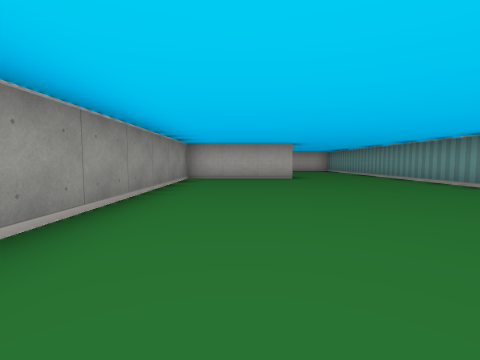
[1] (above)

15 first-person views from a walk through a cub3D maze. The camera is about half as high as the walls, tilts 4° down and sees 85° across. The floor is counted in squares. Each view is taken from the middle of a square. On the plan, view 1 faces up. The plan holds only what a view shows up to about 9 squares ahead; the rest is blank.

[2]
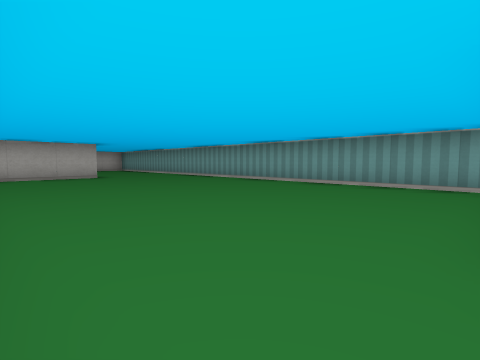

[3]
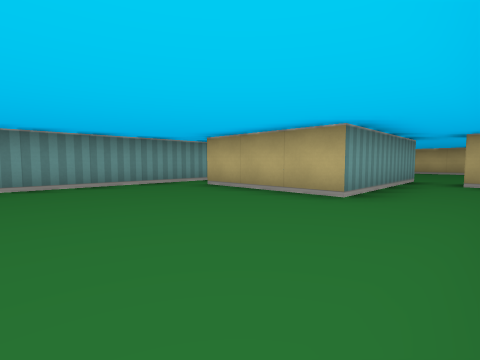

[4]
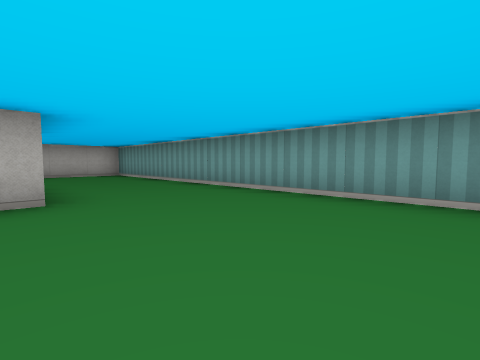

[5]
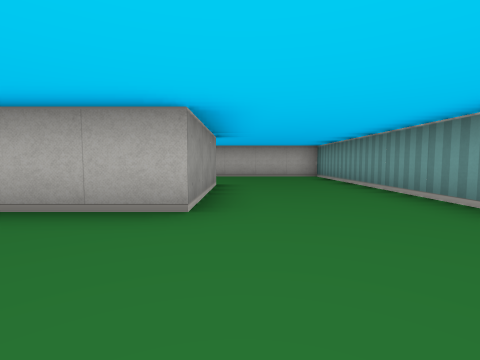

[6]
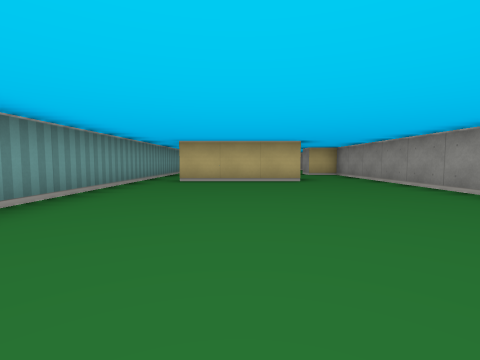

[7]
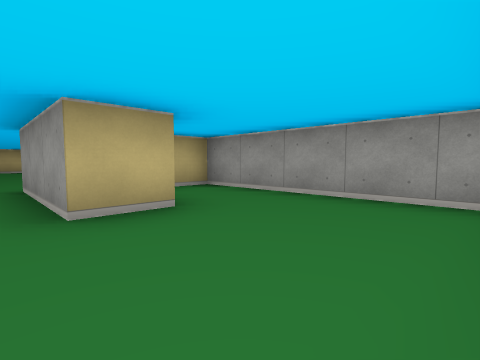

[8]
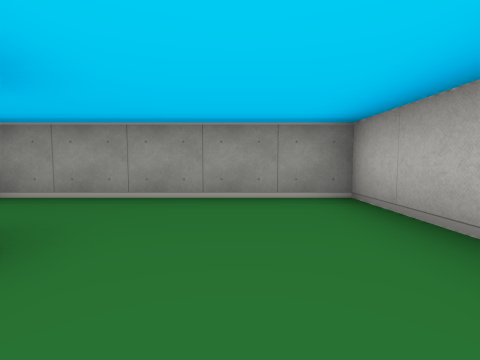

[9]
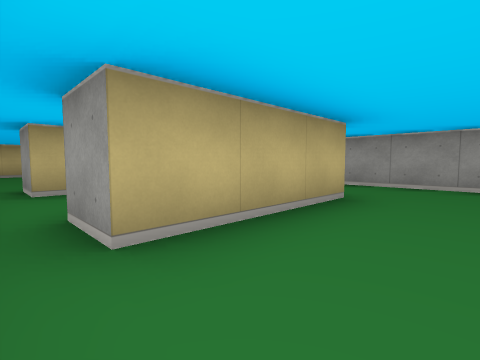

[10]
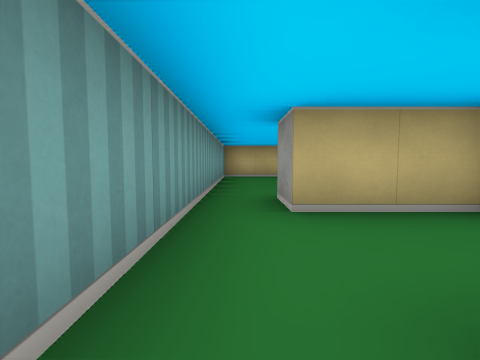

[11]
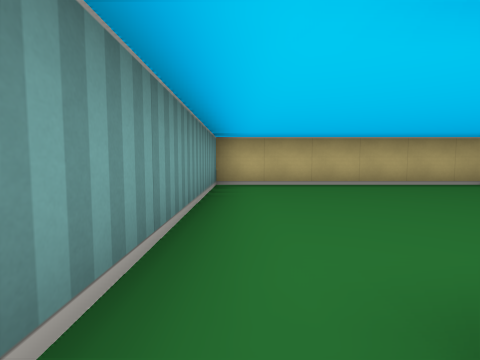

[12]
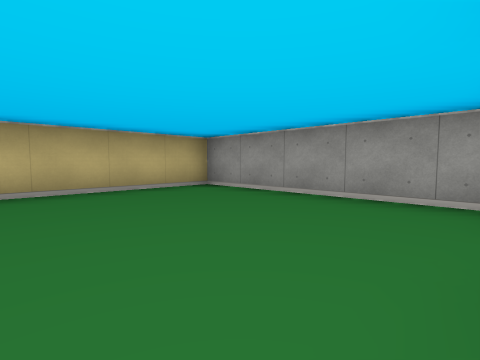

[13]
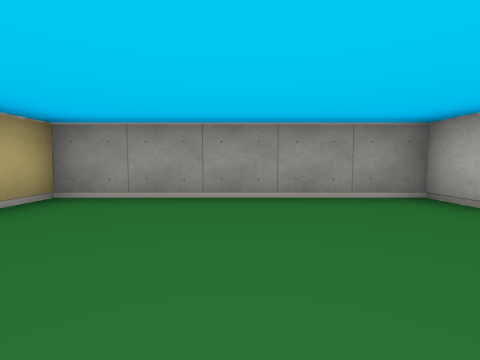

[14]
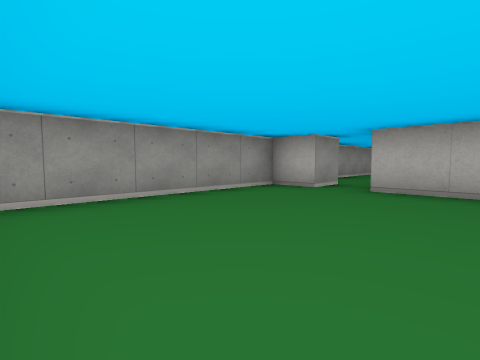

[15]
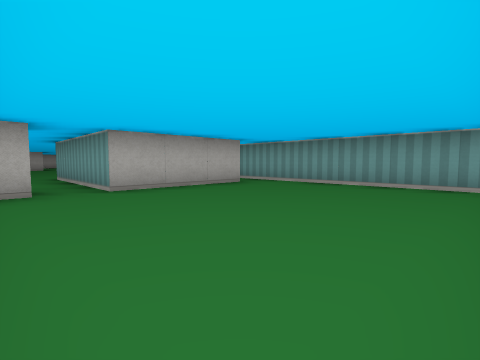

### Floor plan
Points are (right, up) in squares from view 1. A wall is a line through its corners. A room is listed if a view was taken in it or the views show most of it. See-through windows are left out.
Room 1 (views 1, 2, 3, 4, 5, 6, 7, 8, 9, 10)
walls: (0.4, 10.5) (1.5, 10.5) (1.5, 7.5) (-1.5, 7.5) (-1.5, -4.1); (4.5, -2.5) (4.5, 13.5) (-1.5, 13.5) (-1.5, 8.5) (-0.6, 8.5); (0.5, -4.5) (0.5, -1.5) (3.5, -1.5) (3.5, -2.5)
ways out: opening at (0, -5) to room 2; opening at (4, -2) to room 3
Room 2 (views 11, 12, 13, 14, 15)
walls: (3.5, -4.5) (3.5, -5.5) (0.5, -5.5) (0.5, -4.5); (-0.5, -4.4) (-0.5, -5.5) (-1.5, -5.5) (-1.5, -10.5) (4.5, -10.5) (4.5, -4.5)
ways out: opening at (0, -5) to room 1; opening at (4, -5) to room 3
Room 3 (no view inside)
walls: (1.6, -4.5) (3.5, -4.5); (4.5, -4.5) (4.5, -2.5)
ways out: opening at (4, -2) to room 1; opening at (4, -5) to room 2

Where each view was taken, in squares from view 1:
view 1: 0 up, 0 right, facing up
view 2: 1 down, 1 left, facing up-right
view 3: 2 up, 1 left, facing down-right
view 4: 4 up, 1 right, facing up-right
view 5: 5 up, 2 right, facing up
view 6: 5 up, 2 right, facing down
view 7: 13 up, 2 right, facing down-left
view 8: 12 up, 2 right, facing left
view 9: 0 up, 4 right, facing down-left
view 10: 2 down, 4 right, facing down
view 11: 5 down, 4 right, facing down
view 12: 6 down, 2 right, facing down-left
view 13: 8 down, 2 right, facing left
view 14: 10 down, 2 right, facing up-left
view 15: 10 down, 1 left, facing up-right
